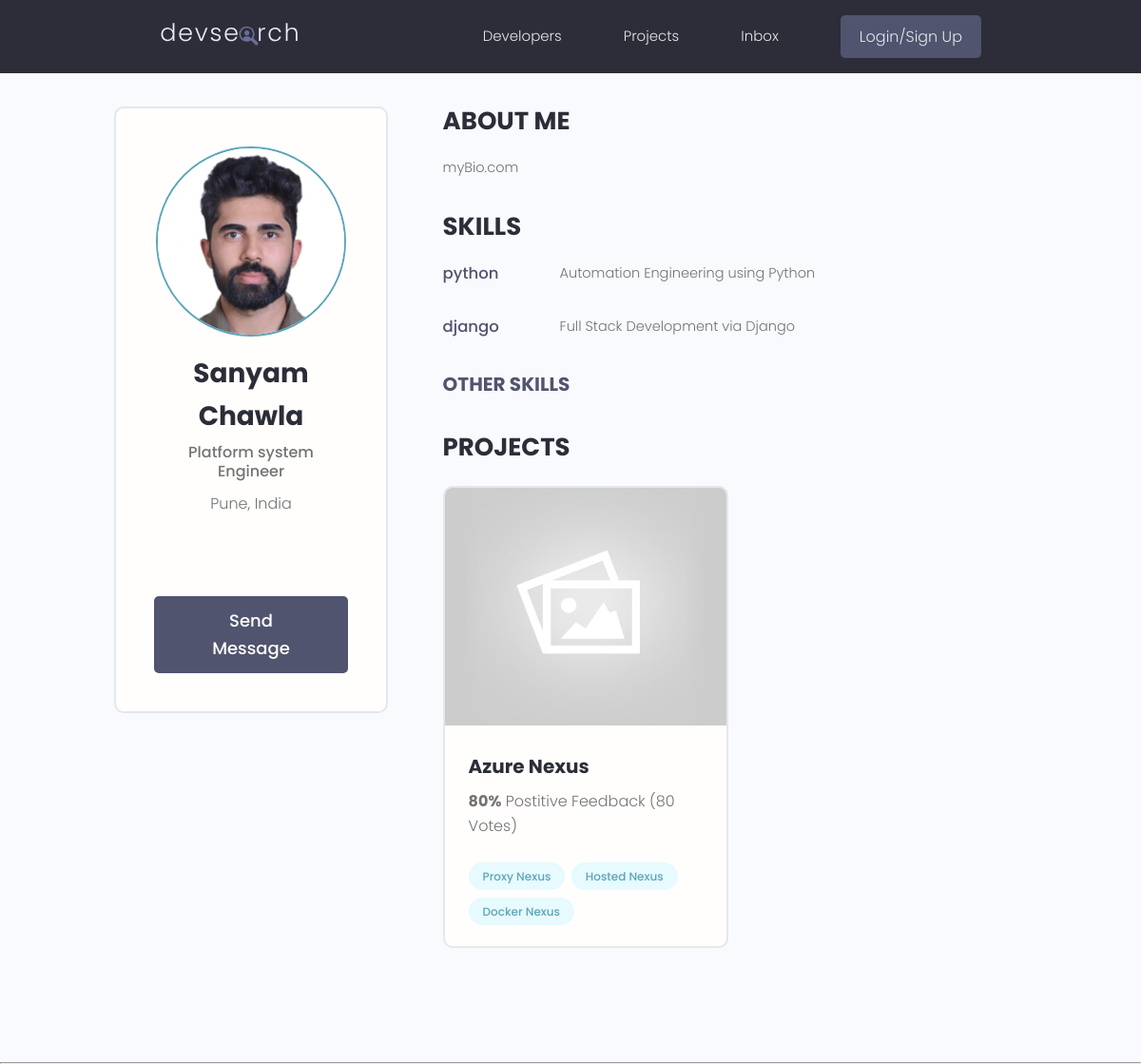
The app's page /profile/0c67081e-e3b2-4c61-81a8-48ebe8c3cd3f/ with its own data.
### users/models.py (models this page shows, shortened)
class Profile(models.Model):
    user = models.OneToOneField(User, on_delete=models.CASCADE, blank=True, null=True)
    name = models.CharField(max_length=200, blank=True, null=True)
    username = models.CharField(max_length=200, blank=True, null=True)
    location = models.CharField(max_length=200, blank=True, null=True)
    email = models.EmailField(max_length=500, blank=True, null=True)
    short_intro = models.CharField(max_length=500, blank=True, null=True)
    bio = models.TextField(blank=True, null=True)
    profile_image = models.ImageField(null=True, blank=True, upload_to='profiles/', default='profiles/user-default.png')
    social_github = models.CharField(max_length=200, blank=True, null=True)
    social_twitter = models.CharField(max_length=200, blank=True, null=True)
    social_linkedin = models.CharField(max_length=200, blank=True, null=True)
    social_youtube = models.CharField(max_length=200, blank=True, null=True)
    social_website = models.CharField(max_length=200, blank=True, null=True)
    created = models.DateTimeField(auto_now_add=True)
    id = models.UUIDField(default=uuid.uuid4, unique=True, primary_key=True, editable=False)

class Skill(models.Model):
    owner = models.ForeignKey(Profile, on_delete=models.CASCADE, null=True)
    name = models.CharField(max_length=200, blank=True, null=True)
    description = models.TextField(blank=True, null=True)
    created = models.DateTimeField(auto_now_add=True)
    id = models.UUIDField(default=uuid.uuid4, unique=True, primary_key=True, editable=False)

### projects/models.py (models this page shows, shortened)
class Project(models.Model):
    owner = models.ForeignKey(Profile, null=True, blank=True, on_delete=models.SET_NULL)
    title = models.CharField(max_length=200)
    description = models.TextField(null=True, blank=True)
    featured_image = models.ImageField(null=True, blank=True, default="default.jpg")
    demo_link = models.CharField(max_length=2000, null=True, blank=True)
    source_link = models.CharField(max_length=2000, null=True, blank=True)
    tags = models.ManyToManyField('Tag', blank=True)
    vote_total = models.IntegerField(default=0, null=True, blank=True)
    vote_ratio = models.IntegerField(default=0, null=True, blank=True)
    created = models.DateTimeField(auto_now_add=True)
    id = models.UUIDField(default=uuid.uuid4, unique=True, primary_key=True, editable=False)

class Tag(models.Model):
    name = models.CharField(max_length=200)
    created = models.DateTimeField(auto_now_add=True)
    id = models.UUIDField(default=uuid.uuid4, unique=True, primary_key=True, editable=False)
    def __str__(self):
        return self.name

### users/views.py (the view)
# urls.py: path('profile/<str:pk>/',views.userProfile, name='user-profile'),
def userProfile(request, pk):
    profile = Profile.objects.get(id=pk)
    topSkills = profile.skill_set.exclude(description__exact="")
    otherSkills = profile.skill_set.filter(description="")
    context = {'profile': profile, 'topSkills':topSkills, 'otherSkills':otherSkills}
    return render(request, 'users/user-profile.html', context)

### users/templates/users/user-profile.html (shortened to what this page needs)
{% extends 'mainTemplate.html' %}
{% block content %}
  <main class="profile my-md">
    <div class="container">
      <div class="layout">
        <div class="column column--1of3">
          <div class="card text-center">
            <div class="card__body dev">
              <img class="avatar avatar--xl" src="{{profile.profile_image.url}}" />
              <h2 class="dev__name">{{profile.name}}</h2>
              <p class="dev__title">{{profile.short_intro}}</p>
              <p class="dev__location">{{profile.location}}</p>
              <ul class="dev__social">
              </ul>
              <a href="#" class="btn btn--sub btn--lg">Send Message </a>
            </div>
          </div>
        </div>
        <div class="column column--2of3">
          <div class="devInfo">
            <h3 class="devInfo__title">About Me</h3>
            <p class="devInfo__about">
                {{profile.bio}}
            </p>
          </div>
          <div class="devInfo">
            <h3 class="devInfo__title">Skills</h3>
            <div class="devInfo__skills">
            {% for skill in topSkills %}
              <div class="devSkill">
                <h4 class="devSkill__title">{{skill.name}}</h4>
                <p class="devSkill__info">
                  {{skill.description}}
                </p>
              </div>
            {% endfor %}
              <h3 class="devInfo__subtitle">Other Skills</h3>
            </div>
          </div>
          <div class="devInfo">
            <h3 class="devInfo__title">Projects</h3>
            <div class="grid grid--two">
              {% for project in profile.project_set.all %}
              <div class="column">
                <div class="card project">
                  <a href="{% url 'project' project.id %}" class="project">
                    <img class="project__thumbnail" src="{{project.featured_image.url}}" alt="project thumbnail" />
                    <div class="card__body">
                      <h3 class="project__title">{{project.title}}</h3>
                      <p class="project--rating">
                        <span style="font-weight: bold;">{{project.vote_ratio}}%</span> Postitive
                        Feedback ({{project.vote_total}} Vote{{project.vote_total|pluralize:"s"}})
                      </p>
                      <div class="project__tags">
                        {% for tag in project.tags.all %}
                        <span class="tag tag--pill tag--main">
                          <small>{{tag}}</small>
                        </span>
                        {% endfor %}
                      </div>
                    </div>
                  </a>
                </div>
              </div>
              {% endfor %}
            </div>
          </div>
        </div>
      </div>
    </div>
  </main>
{% endblock content %}

### static/styles/app.css (style rules this page uses)
:root { --color-sub: #2d2d39; }
.btn--sub { background-color: var(--color-sub-light); }
.card { border: 2px solid var(--color-light); }
img { width: 100%; }
.profile .card > .dev { padding: 4rem; }
.dev__name { color: var(--color-sub); font-size: 2.8rem; font-weight: 700; margin-top: 1rem; margin-bottom: 0.5rem; }
.dev__title { font-size: 1.6rem; font-weight: 500; line-height: 1.3; }
.dev__location { margin-top: 1rem; }
.dev__social { margin: 3rem 0; list-style: none; display: flex; justify-content: center; gap: 1.5rem; }
.devInfo { margin-bottom: 3rem; }
.devInfo__title, .devInfo__subtitle { font-size: 2.6rem; color: var(--color-sub); text-transform: uppercase; font-weight: 700; margin-bottom: 1.5rem; }
.devInfo__subtitle { font-size: 2rem; color: var(--color-sub-light); }
.devInfo__about, .devSkill__info { font-size: 1.45rem; line-height: 1.7; text-align: justify; }
.devSkill { margin-bottom: 3rem; }
.devSkill__title { font-size: 1.65rem; font-weight: 500; color: var(--color-sub-light); }
@media screen and (min-width: 700px) { .devSkill { display: flex; justify-content: space-between; gap: 3rem; } }
@media screen and (min-width: 700px) { .devSkill__info { flex-basis: 80%; } }
.project--rating { margin-bottom: 1.6em; margin-top: .5em; }
.project__thumbnail { height: 25rem; object-fit: cover; object-position: top center; }
.project__title { font-size: 2rem; font-weight: 700; color: var(--color-sub); }

### static/uikit/styles/modules/_variables.css (style rules this page uses)
:root { --color-main: #5aa5b9; --color-main-light: #e6faff; --color-sub: #3f4156; --color-sub-light: #51546e; --color-sub-lighter: #ededfd; --color-text: #737373; --color-gray: #8b8b8b; --color-light: #e5e7eb; --color-light-gray: #767676; --color-bg: #f8fafd; --color-white: #fffefd; --color-white-light: #f3f3f3; --color-success: #359e64; --color-success-bg: #def8e8; --color-error: #fc4b0b; --color-error-bg: #fff2ee; --font-base: 'Poppins', arial, helvetica, 'Segoe UI', roboto, ubuntu, sans-serif; --font-monospace: 'Fira Code', 'Courier New', courier, monospace; --font-regular: 300; --font-medium: 500; --font-bold: 700; --generic-shadow: 1px 1px 5px #00000010; --generic-transition: all 0.3s ease-in-out; }

### static/uikit/styles/modules/_base.css (style rules this page uses)
* { margin: 0; padding: 0; box-sizing: border-box; text-rendering: optimizeLegibility; color: inherit; font-size: inherit; }
html { font-size: 50%; }
@media only screen and (min-width: 480px) { html { font-size: 56.25%; } }
@media only screen and (min-width: 1200px) { html { font-size: 62.5%; } }
body { line-height: 1.6; font-weight: 400; font-size: 1.5rem; color: var(--color-text); background-color: var(--color-bg); min-height: 100vh; }

### static/uikit/styles/modules/_typography.css (style rules this page uses)
* { font-family: var(--font-base); }
h2 { font-size: 3.6rem; font-weight: var(--font-bold); }
h3 { font-size: 3.2rem; font-weight: var(--font-medium); }
h4 { font-size: 2.8rem; font-weight: var(--font-medium); }
p, span, strong { font-size: 1.6rem; color: var(--color-text); font-weight: var(--font-regular); }
a { padding-bottom: 2px; text-decoration: none; display: inline-block; color: var(--color-main); font-weight: var(--font-medium); }

### static/uikit/styles/modules/_utilities.css (style rules this page uses)
.container { width: 92%; max-width: 165rem; margin: 0 auto; box-sizing: border-box; }
@media screen and (min-width: 1000px) { .container { width: 90%; } }
@media screen and (min-width: 1200px) { .container { width: 80%; } }
.text-center { text-align: center; }
.my-md { margin: 3rem auto; }

### static/uikit/styles/modules/_avatar.css (style rules this page uses)
.avatar { border-radius: 50%; border: 2px solid var(--color-main); object-fit: cover; }
.avatar--xl { height: 20rem; width: 20rem; }

### static/uikit/styles/modules/_button.css (style rules this page uses)
.btn { display: inline-block; position: relative; cursor: pointer; background-color: var(--color-light); font-weight: var(--font-medium); color: var(--color-sub); text-decoration: none; padding: 1rem 2rem; border-radius: 0.5rem; border: none; width: -webkit-fit-content; width: -moz-fit-content; width: fit-content; height: -webkit-fit-content; height: -moz-fit-content; height: fit-content; font-size: 1.6rem; outline-width: 0; outline-color: transparent; -webkit-backface-visibility: hidden; backface-visibility: hidden; transition: all 0.3s ease-in-out; }
.btn--sub { background-color: var(--color-sub); color: var(--color-white); }
.btn--lg { font-size: 1.8rem; padding: 1.2rem 4.5rem; }

### static/uikit/styles/modules/_card.css (style rules this page uses)
.card { border-radius: 1rem; background-color: var(--color-white); border: 1.5px solid var(--color-light); width: auto; height: auto; margin-top: 0.5rem; margin-bottom: 0.5rem; overflow: hidden; }
.card__body, .card__header { padding: 2rem 2.5rem; }

### records on screen
Profile: profile_image (picture), name "Sanyam Chawla", short_intro "Platform system Engineer", location "Pune, India", bio "myBio.com"
Skill: name "python", description "Automation Engineering using Python"
Skill: name "django", description "Full Stack Development via Django"
Project: featured_image (placeholder picture), title "Azure Nexus", vote_ratio "80", vote_total "80"
Tag: name "Proxy Nexus"
Tag: name "Hosted Nexus"
Tag: name "Docker Nexus"
